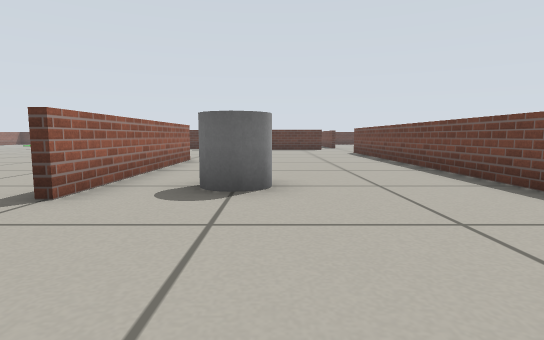
View 1 (above)

24 first-person views from a walk through a robot-simulator world made for Gazebo. The camera is 0.35 m above the floor, tilts 6° down and sees 80° across. The floor is counted in squares, 0.5 m on a side. Each view is taken from the middle of a square. On the plan, view 1 faces up. The plan holds only what a view shows up to about 10 squares ahead; the rest is blank.

View 2
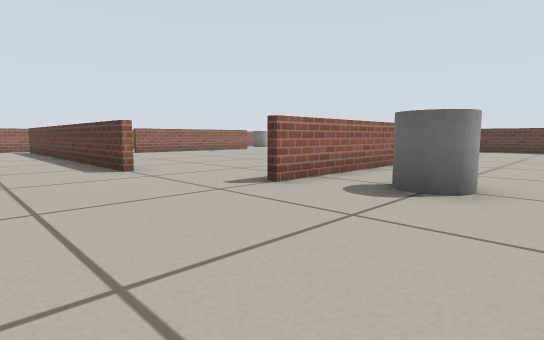

View 3
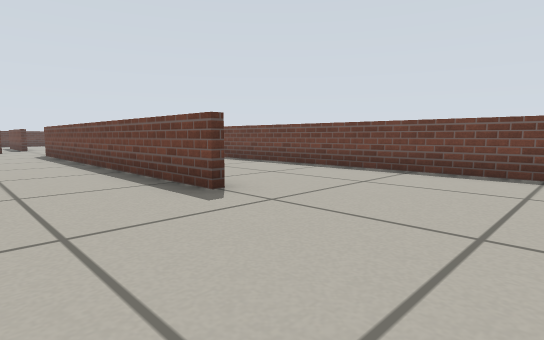

View 4
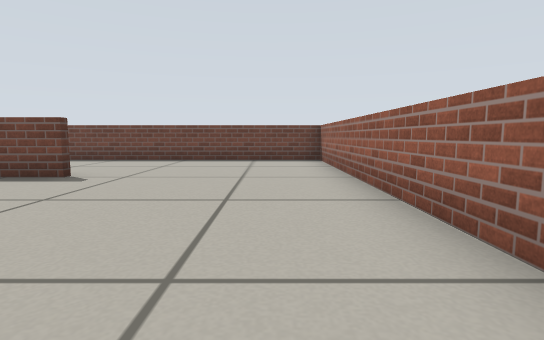

View 5
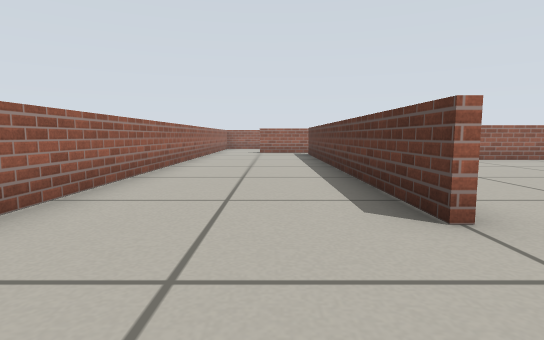

View 6
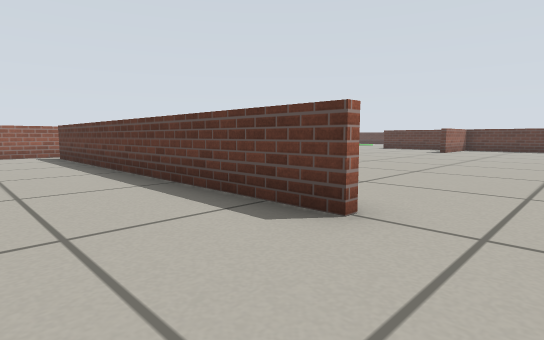

View 7
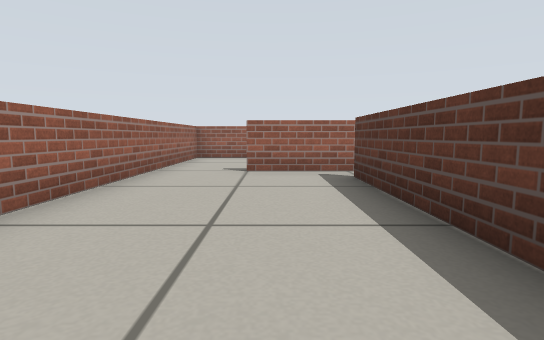

View 8
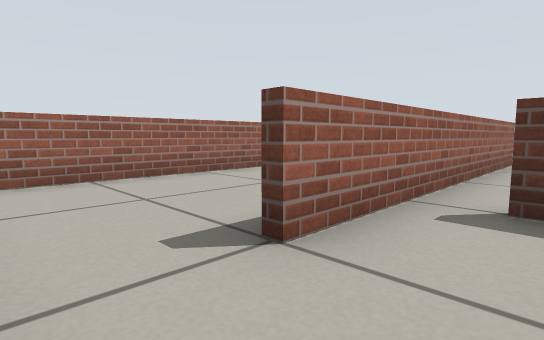

View 9
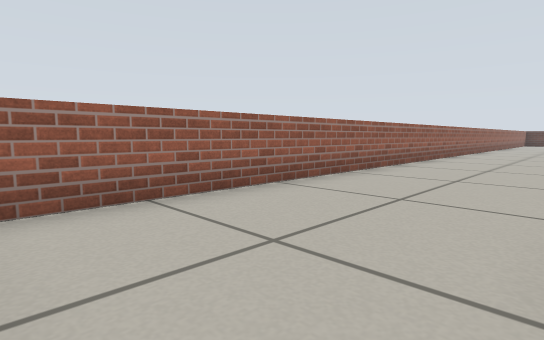

View 10
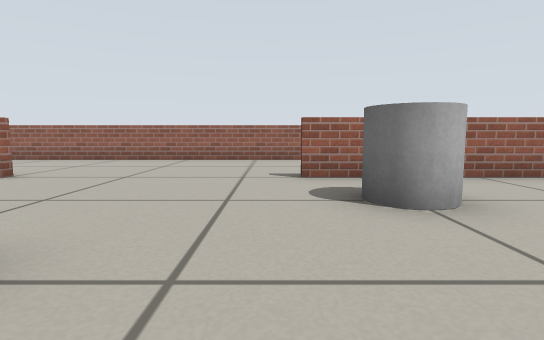

View 11
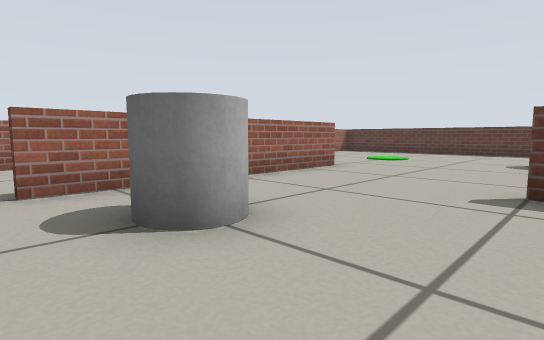

View 12
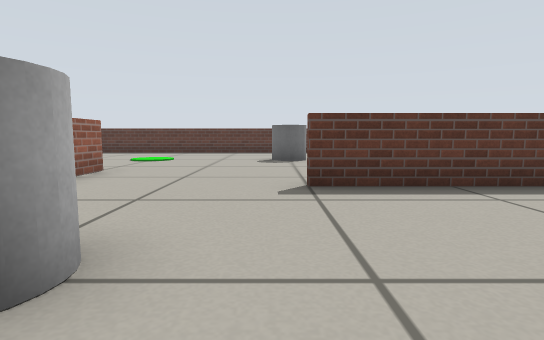

View 13
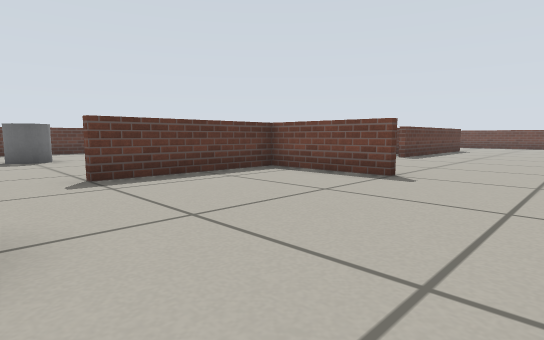

View 14
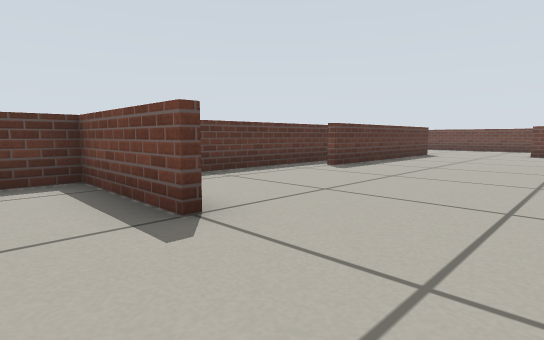

View 15
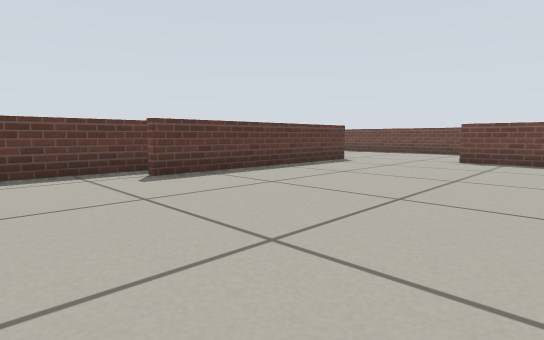

View 16
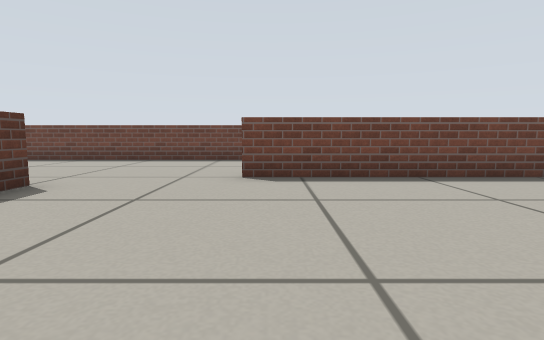

View 17
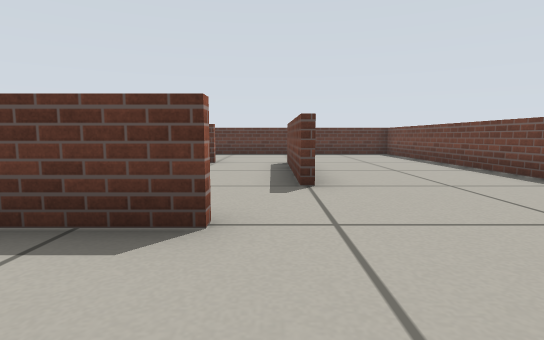

View 18
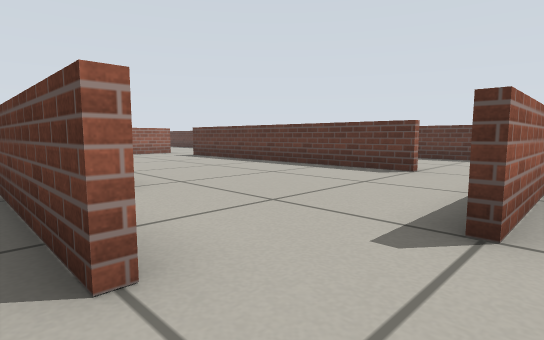

View 19
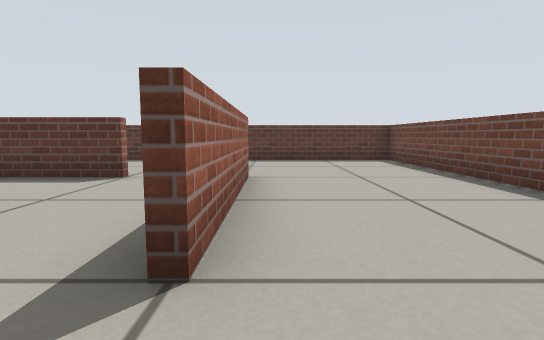

View 20
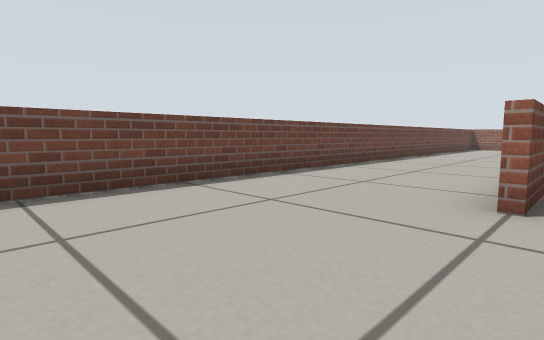

View 21
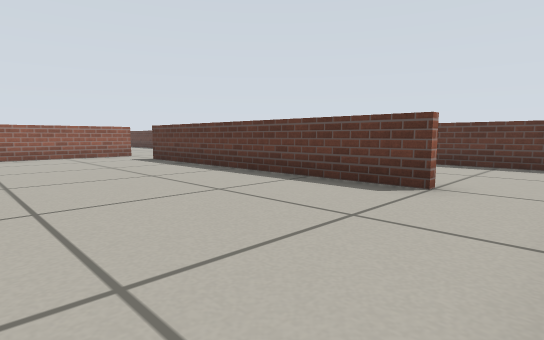

View 22
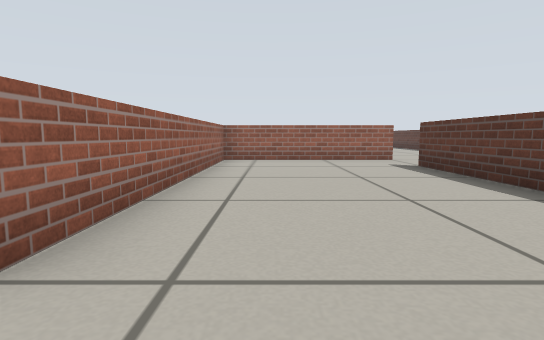

View 23
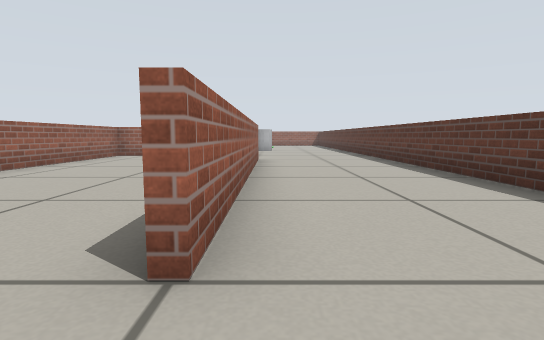

View 24
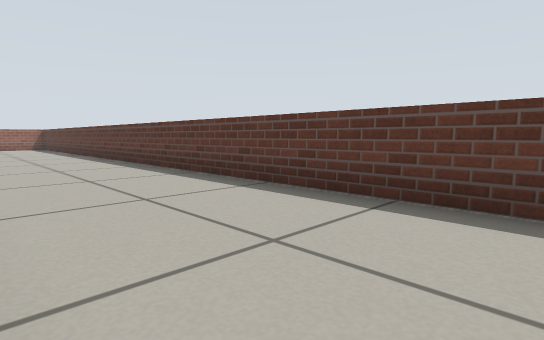

### Floor plan
Points are (right, up) in squares from view 1. A wall is a line through its corners. A room is listed if a view was taken in it or the views show most of it. See-through windows are left out.
Room 1 (views 1, 2, 3, 4, 5, 6, 7, 8, 9, 10, 11, 12, 13, 14, 15, 16, 17, 18, 19, 20, 21, 22, 23, 24)
walls: (-8.6, 14.4) (-8.6, 17.6); (-8.4, 17.4) (-12.5, 17.4); (-2.4, 9.5) (-2.4, 3.4); (-2.4, 17.4) (-6.6, 17.4); (-12.4, 8.9) (-12.4, 7); (2.6, 16.4) (-3.5, 16.4); (-6.5, 22.6) (1.5, 22.6); (-8.4, 22.6) (-8.4, 17.6) (-0.5, 17.6); (-5.4, 2.4) (-15.5, 2.4); (3.4, 18.5) (3.4, 22.1); (-16.4, 8.6) (-16.4, 0.5); (1.6, 22.4) (-6.5, 22.4); (-16.4, 19.5) (-16.4, 13.5); (3.4, 3.4) (3.4, 13.5); (3.6, 22.5) (3.6, 18.5); (-20.4, 14) (-20.4, -0.8); (-0.4, -1.4) (7.4, -1.4) (7.4, 26.4) (-11.9, 26.4); (-20.1, -1.4) (-5.8, -1.4)
objects: grey cylinder (-15, 14) to (-14, 15); grey cylinder (-13, 22) to (-12, 23); grey cylinder (-1, 4) to (0, 5)

Positions as (right, up) in squares from view 1, and headings:
1: (0, 0), facing up
2: (1, 0), facing up-left
3: (1, 0), facing up-right
4: (-2, 0), facing right
5: (-3, 1), facing left
6: (-4, 0), facing up-left
7: (-10, 1), facing left
8: (-15, -1), facing up-left
9: (-17, -1), facing up-left
10: (-11, 13), facing left
11: (-12, 13), facing up-left
12: (-13, 13), facing up
13: (-14, 12), facing up-right
14: (-10, 12), facing up-right
15: (-6, 11), facing up-right
16: (-2, 13), facing right
17: (3, 14), facing up
18: (4, 16), facing up-left
19: (4, 17), facing up
20: (3, 17), facing down-right
21: (3, 18), facing up-left
22: (1, 19), facing left
23: (3, 23), facing left
24: (-1, 23), facing up-left
